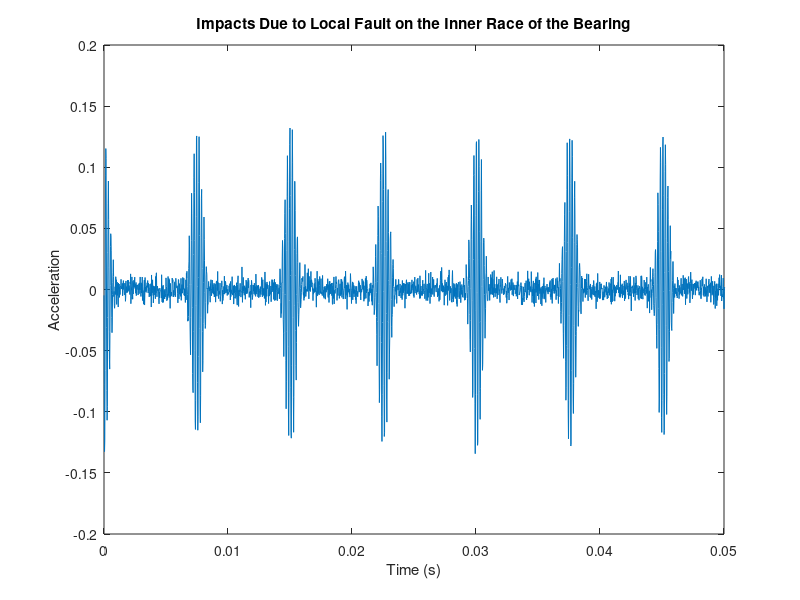
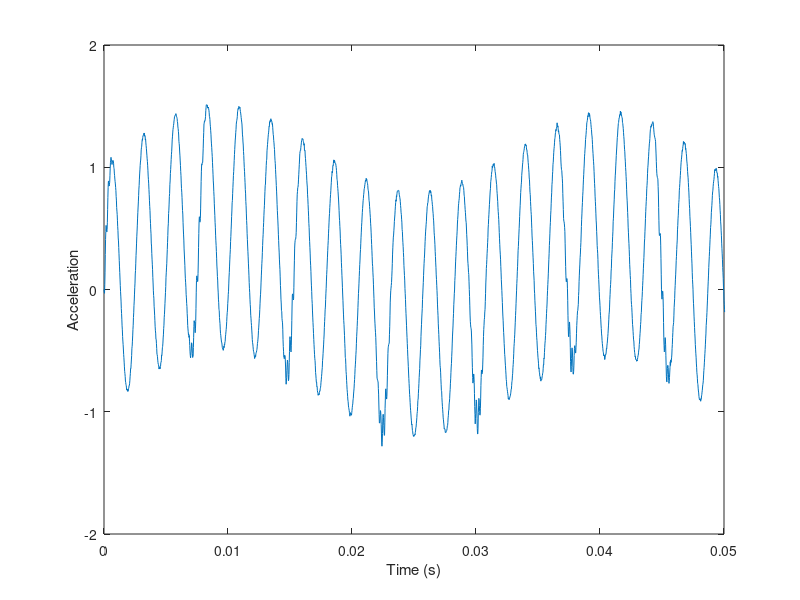

Write MATLAB code to recreate these figures, in order. (Note: this script raises an error after producing the figures.)
%% Clear
clear 
clf;


%% System setup
fs = 48e3;          % Sample Rate (Hz)

Np = 13;            % Number of teeth on pinion
Ng = 35;            % Number of teeth on gear

fPin = 30;        % Pinion (Input) shaft frequency (Hz)

fGear = fPin*Np/Ng; % Gear (Output) shaft frequency (Hz)

fMesh = fPin*Np;    % Gear Mesh frequency (Hz)

t = 0:1/fs:20-1/fs;

vfIn = 0.4*sin(2*pi*fPin*t);    % Pinion waveform     
vfOut = 0.2*sin(2*pi*fGear*t);  % Gear waveform
vMesh = sin(2*pi*fMesh*t);      % Gear-mesh waveform

vNoFault = vfIn + vfOut + vMesh;                          
%% Bearing
n = 7;         % Number of rolling element bearings
d = 0.004;      % Diameter of rolling elements 
p = 0.015;      % Pitch diameter of bearing
thetaDeg = 0;

bpfi = n*fPin/2*(1 + d/p*cosd(thetaDeg)); % Ballpass frequency, inner race
bpfo = n*fPin/2*(1 - d/p*cosd(thetaDeg)); % Ballpass frequency, outer race
fImpact = 5000;
tImpact = 0:1/fs:5e-3-1/fs;
xImpact = 0.4*sin(2*pi*fImpact*tImpact);
window  = kaiser(length(tImpact),40);

xImpactWindowed = xImpact.*window';

xComb = zeros(size(t));
xComb(1:round(fs/bpfi):end) = 1;
xBper = 0.33*conv(xComb,xImpactWindowed,'same');
xBper = awgn(xBper,45);

%% Figures 
figure(1)
plot(t,xBper)
xlim([0 0.05])
xlabel('Time (s)')
ylabel('Acceleration')
title('Impacts Due to Local Fault on the Inner Race of the Bearing')

vBNoFaultNoisy = awgn(vNoFault,45);
vBFaultNoisy = awgn(xBper + vNoFault,45);

figure(2)
plot(t,vBFaultNoisy)
xlim([0 0.05])
xlabel('Time (s)')
ylabel('Acceleration')

figure(3)
pspectrum([vBFaultNoisy' vBNoFaultNoisy' ],fs,'FrequencyResolution',1,'FrequencyLimits',[0 10*bpfi])
legend('Damaged','Healthy')
title('Bearing Vibration Spectra')
grid off

%% Envelope 
vBFaultNoisyHP = highpass(vBFaultNoisy,1000,fs);
vBNoFaultNoisyHP = highpass(vBNoFaultNoisy,1000,fs);
vBFaultNoisyAbs = abs(vBFaultNoisyHP);
vBNoFaultNoisyAbs = abs(vBNoFaultNoisyHP);
vBFaultNoisyEnv = lowpass(vBFaultNoisyAbs,500,fs);
vBNoFaultNoisyEnv = lowpass(vBNoFaultNoisyAbs,500,fs);

BPFIharmImpact = (0:10)*bpfi;
BPFOharmImpact = (0:10)*bpfo;
[xBPFI,yBPFI] = meshgrid(BPFIharmImpact,ylim);
[xBPFO,yBPFO] = meshgrid(BPFOharmImpact,ylim);

figure(4)
ax1 = tiledlayout(4,1);
nexttile
plot(t,vBFaultNoisy,t,vBNoFaultNoisy)
xlim([0 0.05])
nexttile
plot(t,vBFaultNoisyHP,t,vBNoFaultNoisyHP)
xlim([0 0.05])
nexttile
plot(t,vBFaultNoisyAbs,t,vBNoFaultNoisyAbs)
xlim([0 0.05])
nexttile
plot(t,vBFaultNoisyEnv,t,vBNoFaultNoisyEnv)
xlim([0 0.05])

figure(5)
ax1 = tiledlayout(4,1);
nexttile
pspectrum([vBFaultNoisy' vBNoFaultNoisy'], fs,'FrequencyResolution',1)
nexttile
pspectrum([vBFaultNoisyHP' vBNoFaultNoisyHP'], fs,'FrequencyResolution',1)
nexttile
pspectrum([vBFaultNoisyAbs' vBNoFaultNoisyAbs'], fs,'FrequencyResolution',1)
nexttile
pspectrum([vBFaultNoisyEnv' vBNoFaultNoisyEnv'], fs,'FrequencyResolution',1,'FrequencyLimits',[0 10*bpfi])
hold on 
plot(xBPFI*1e-3,yBPFI,':g')
plot(xBPFO*1e-3,yBPFO,':r')
legend('Damaged','Healthy','BPFI harmonics','BPFO harmonics')